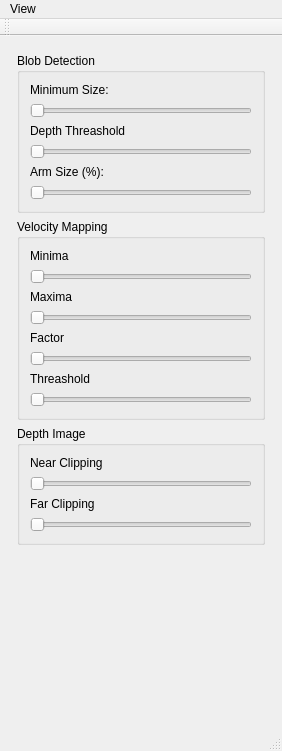
<?xml version="1.0" encoding="UTF-8"?>
<ui version="4.0">
 <class>DebugWindow</class>
 <widget class="QMainWindow" name="DebugWindow">
  <property name="geometry">
   <rect>
    <x>0</x>
    <y>0</y>
    <width>282</width>
    <height>751</height>
   </rect>
  </property>
  <property name="windowTitle">
   <string>mta13341 Tracking Algorithm Debugger</string>
  </property>
  <widget class="QWidget" name="centralWidget">
   <layout class="QHBoxLayout" name="horizontalLayout">
    <item>
     <layout class="QVBoxLayout" name="verticalLayout_3">
      <item>
       <layout class="QHBoxLayout" name="horizontalLayout_2">
        <item>
         <layout class="QVBoxLayout" name="verticalLayout_7">
          <property name="leftMargin">
           <number>6</number>
          </property>
          <property name="topMargin">
           <number>6</number>
          </property>
          <property name="rightMargin">
           <number>6</number>
          </property>
          <property name="bottomMargin">
           <number>6</number>
          </property>
          <item>
           <widget class="QGroupBox" name="verticalGroupBox">
            <property name="title">
             <string>Blob Detection</string>
            </property>
            <layout class="QVBoxLayout" name="verticalLayout_6">
             <property name="leftMargin">
              <number>10</number>
             </property>
             <property name="topMargin">
              <number>10</number>
             </property>
             <property name="rightMargin">
              <number>10</number>
             </property>
             <property name="bottomMargin">
              <number>10</number>
             </property>
             <item>
              <widget class="QLabel" name="label_9">
               <property name="text">
                <string>Minimum Size:</string>
               </property>
              </widget>
             </item>
             <item>
              <widget class="QSlider" name="sliMinSize">
               <property name="minimum">
                <number>0</number>
               </property>
               <property name="maximum">
                <number>1000</number>
               </property>
               <property name="orientation">
                <enum>Qt::Horizontal</enum>
               </property>
              </widget>
             </item>
             <item>
              <widget class="QLabel" name="label_12">
               <property name="text">
                <string>Depth Threashold</string>
               </property>
              </widget>
             </item>
             <item>
              <widget class="QSlider" name="sliDepthThreashold">
               <property name="maximum">
                <number>200</number>
               </property>
               <property name="orientation">
                <enum>Qt::Horizontal</enum>
               </property>
              </widget>
             </item>
             <item>
              <widget class="QLabel" name="label_8">
               <property name="text">
                <string>Arm Size (%):</string>
               </property>
              </widget>
             </item>
             <item>
              <widget class="QSlider" name="sliArmSize">
               <property name="maximum">
                <number>1000</number>
               </property>
               <property name="orientation">
                <enum>Qt::Horizontal</enum>
               </property>
              </widget>
             </item>
            </layout>
           </widget>
          </item>
          <item>
           <widget class="QGroupBox" name="grpVelocity">
            <property name="title">
             <string>Velocity Mapping</string>
            </property>
            <layout class="QVBoxLayout" name="verticalLayout">
             <property name="leftMargin">
              <number>10</number>
             </property>
             <property name="topMargin">
              <number>10</number>
             </property>
             <property name="rightMargin">
              <number>10</number>
             </property>
             <property name="bottomMargin">
              <number>10</number>
             </property>
             <item>
              <widget class="QLabel" name="label">
               <property name="sizePolicy">
                <sizepolicy hsizetype="Fixed" vsizetype="Preferred">
                 <horstretch>0</horstretch>
                 <verstretch>0</verstretch>
                </sizepolicy>
               </property>
               <property name="text">
                <string>Minima</string>
               </property>
              </widget>
             </item>
             <item>
              <widget class="QSlider" name="sliMinima">
               <property name="sizePolicy">
                <sizepolicy hsizetype="Preferred" vsizetype="Fixed">
                 <horstretch>0</horstretch>
                 <verstretch>0</verstretch>
                </sizepolicy>
               </property>
               <property name="minimum">
                <number>0</number>
               </property>
               <property name="maximum">
                <number>100</number>
               </property>
               <property name="orientation">
                <enum>Qt::Horizontal</enum>
               </property>
              </widget>
             </item>
             <item>
              <widget class="QLabel" name="label_2">
               <property name="sizePolicy">
                <sizepolicy hsizetype="Fixed" vsizetype="Preferred">
                 <horstretch>0</horstretch>
                 <verstretch>0</verstretch>
                </sizepolicy>
               </property>
               <property name="text">
                <string>Maxima</string>
               </property>
              </widget>
             </item>
             <item>
              <widget class="QSlider" name="sliMaxima">
               <property name="sizePolicy">
                <sizepolicy hsizetype="Preferred" vsizetype="Fixed">
                 <horstretch>0</horstretch>
                 <verstretch>0</verstretch>
                </sizepolicy>
               </property>
               <property name="maximum">
                <number>1000</number>
               </property>
               <property name="orientation">
                <enum>Qt::Horizontal</enum>
               </property>
              </widget>
             </item>
             <item>
              <widget class="QLabel" name="label_4">
               <property name="sizePolicy">
                <sizepolicy hsizetype="Fixed" vsizetype="Preferred">
                 <horstretch>0</horstretch>
                 <verstretch>0</verstretch>
                </sizepolicy>
               </property>
               <property name="text">
                <string>Factor</string>
               </property>
              </widget>
             </item>
             <item>
              <widget class="QSlider" name="sliFactor">
               <property name="sizePolicy">
                <sizepolicy hsizetype="Preferred" vsizetype="Fixed">
                 <horstretch>0</horstretch>
                 <verstretch>0</verstretch>
                </sizepolicy>
               </property>
               <property name="maximum">
                <number>1000</number>
               </property>
               <property name="singleStep">
                <number>1</number>
               </property>
               <property name="orientation">
                <enum>Qt::Horizontal</enum>
               </property>
              </widget>
             </item>
             <item>
              <widget class="QLabel" name="label_5">
               <property name="text">
                <string>Threashold</string>
               </property>
              </widget>
             </item>
             <item>
              <widget class="QSlider" name="sliThreashold">
               <property name="sizePolicy">
                <sizepolicy hsizetype="Preferred" vsizetype="Fixed">
                 <horstretch>0</horstretch>
                 <verstretch>0</verstretch>
                </sizepolicy>
               </property>
               <property name="maximum">
                <number>1000</number>
               </property>
               <property name="orientation">
                <enum>Qt::Horizontal</enum>
               </property>
              </widget>
             </item>
            </layout>
           </widget>
          </item>
          <item>
           <widget class="QGroupBox" name="groupBox">
            <property name="title">
             <string>Depth Image</string>
            </property>
            <layout class="QVBoxLayout" name="verticalLayout_4">
             <property name="leftMargin">
              <number>10</number>
             </property>
             <property name="topMargin">
              <number>10</number>
             </property>
             <property name="rightMargin">
              <number>10</number>
             </property>
             <property name="bottomMargin">
              <number>10</number>
             </property>
             <item>
              <widget class="QLabel" name="label_10">
               <property name="text">
                <string>Near Clipping</string>
               </property>
              </widget>
             </item>
             <item>
              <widget class="QSlider" name="sliNear">
               <property name="sizePolicy">
                <sizepolicy hsizetype="Preferred" vsizetype="Fixed">
                 <horstretch>0</horstretch>
                 <verstretch>0</verstretch>
                </sizepolicy>
               </property>
               <property name="maximum">
                <number>1000</number>
               </property>
               <property name="orientation">
                <enum>Qt::Horizontal</enum>
               </property>
              </widget>
             </item>
             <item>
              <widget class="QLabel" name="label_7">
               <property name="text">
                <string>Far Clipping</string>
               </property>
              </widget>
             </item>
             <item>
              <widget class="QSlider" name="sliFar">
               <property name="sizePolicy">
                <sizepolicy hsizetype="Preferred" vsizetype="Fixed">
                 <horstretch>0</horstretch>
                 <verstretch>0</verstretch>
                </sizepolicy>
               </property>
               <property name="maximum">
                <number>1000</number>
               </property>
               <property name="orientation">
                <enum>Qt::Horizontal</enum>
               </property>
              </widget>
             </item>
            </layout>
           </widget>
          </item>
          <item>
           <spacer name="verticalSpacer">
            <property name="orientation">
             <enum>Qt::Vertical</enum>
            </property>
            <property name="sizeHint" stdset="0">
             <size>
              <width>20</width>
              <height>40</height>
             </size>
            </property>
           </spacer>
          </item>
         </layout>
        </item>
       </layout>
      </item>
     </layout>
    </item>
   </layout>
  </widget>
  <widget class="QMenuBar" name="menuBar">
   <property name="geometry">
    <rect>
     <x>0</x>
     <y>0</y>
     <width>282</width>
     <height>21</height>
    </rect>
   </property>
   <widget class="QMenu" name="menuView">
    <property name="title">
     <string>View</string>
    </property>
    <widget class="QMenu" name="menuBlob">
     <property name="title">
      <string>Blobs</string>
     </property>
     <addaction name="actionVelocity"/>
     <addaction name="actionBinary"/>
     <addaction name="actionColor"/>
    </widget>
    <addaction name="actionDepth_Image"/>
    <addaction name="actionBinary_Depth_image"/>
    <addaction name="separator"/>
    <addaction name="menuBlob"/>
    <addaction name="actionPlayer_Overview"/>
    <addaction name="separator"/>
    <addaction name="actionClose"/>
   </widget>
   <addaction name="menuView"/>
  </widget>
  <widget class="QToolBar" name="mainToolBar">
   <attribute name="toolBarArea">
    <enum>TopToolBarArea</enum>
   </attribute>
   <attribute name="toolBarBreak">
    <bool>false</bool>
   </attribute>
  </widget>
  <widget class="QStatusBar" name="statusBar"/>
  <action name="actionDepth_Image">
   <property name="text">
    <string>Depth Image</string>
   </property>
  </action>
  <action name="actionBinary_Depth_image">
   <property name="text">
    <string>Binary Depth Image</string>
   </property>
  </action>
  <action name="actionPlayer_Overview">
   <property name="text">
    <string>Player Overview</string>
   </property>
  </action>
  <action name="actionColoured">
   <property name="text">
    <string>Coloured</string>
   </property>
  </action>
  <action name="actionVelocity">
   <property name="text">
    <string>Velocity</string>
   </property>
  </action>
  <action name="actionBinary">
   <property name="text">
    <string>Binary</string>
   </property>
  </action>
  <action name="actionClose">
   <property name="text">
    <string>Close</string>
   </property>
  </action>
  <action name="actionColor">
   <property name="text">
    <string>Color</string>
   </property>
  </action>
 </widget>
 <layoutdefault spacing="6" margin="11"/>
 <resources/>
 <connections/>
</ui>
